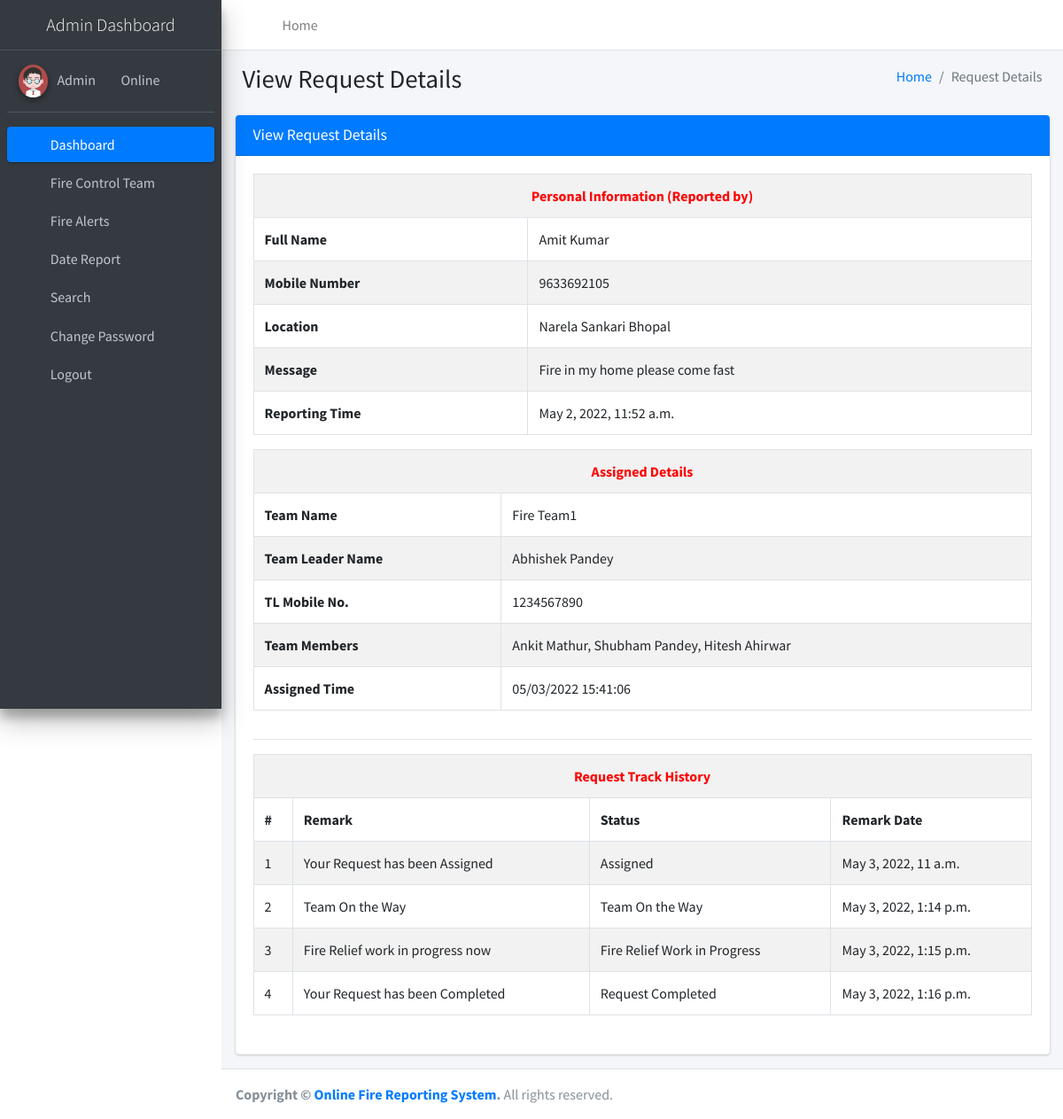
/viewRequestDetails/1 (signed in), run on the app's committed database.
### firereport/models.py (models this page shows, shortened)
class Firereport(models.Model):
    FullName = models.CharField(max_length=250, null=True)
    MobileNumber = models.CharField(max_length=12, null=True)
    Location = models.CharField(max_length=200, null=True)
    Message = models.CharField(max_length=200, null=True)
    AssignTo = models.ForeignKey(Teams, on_delete=models.CASCADE, null=True)
    Status = models.CharField(max_length=150, null=True)
    Postingdate = models.DateTimeField(auto_now_add=True)
    AssignedTime = models.CharField(max_length=150, null=True)
    UpdationDate = models.DateTimeField(null=True)

class Teams(models.Model):
    teamName = models.CharField(max_length=200, null=True)
    teamLeaderName = models.CharField(max_length=250, null=True)
    teamLeadMobno = models.CharField(max_length=15, null=True)
    teamMembers = models.CharField(max_length=300, null=True)
    postingDate = models.DateTimeField(auto_now_add=True)

class Firetequesthistory(models.Model):
    firereport = models.ForeignKey(Firereport, on_delete=models.CASCADE, null=True)
    status = models.CharField(max_length=200, null=True)
    remark = models.CharField(max_length=250, null=True)
    postingDate = models.DateTimeField(auto_now_add=True)

### firereport/views.py (the view)
# urls.py: path('viewRequestDetails/<int:pid>', viewRequestDetails, name='viewRequestDetails'),
def viewRequestDetails(request,pid):
    if not request.user.is_authenticated:
        return redirect('admin_login')
    firereport = Firereport.objects.get(id=pid)
    report1 = Firetequesthistory.objects.filter(firereport=firereport)
    firereportid = firereport.id
    team = Teams.objects.all()
    reportcount = Firetequesthistory.objects.filter(firereport=firereport).count()
    try:
        if request.method == "POST":
            teamid = request.POST['AssignTo']
            Status="Assigned"
            team1 = Teams.objects.get(id=teamid)
            try:
                firereport.AssignTo = team1
                firereport.Status = Status
                now = datetime.now()
                firereport.AssignedTime = now.strftime("%m/%d/%Y %H:%M:%S")
                firereport.save()
                error = "no"
            except:
                error = "yes"
    except:
        if request.method == "POST":
            status = request.POST['status']
            remark = request.POST['remark']
            try:
                requesttracking = Firetequesthistory.objects.create(firereport=firereport,status=status, remark=remark)
                firereport.Status = status
                firereport.save()
                firereport.UpdationDate = date.today()
                error1 = "no"
            except:
                error1 = "yes"
    return render(request, 'admin/viewRequestDetails.html', locals())

### firereport/templates/admin/viewRequestDetails.html (shortened to what this page needs)
{% extends 'adminNavbar.html' %}
{% block main %}
{% load static %}
<section class="content">
    <div class="content-header">
        <div class="container-fluid">
            <div class="row mb-2">
                <div class="col-sm-6">
                    <h1 class="m-0">View Request Details</h1>
                </div>
                <div class="col-sm-6">
                    <ol class="breadcrumb float-sm-right">
                        <li class="breadcrumb-item"><a href="{% url 'dashboard' %}">Home</a></li>
                        <li class="breadcrumb-item active">Request Details</li>
                    </ol>
                </div>
            </div>
        </div>
    </div>
    <div class="container-fluid">
        <div class="row">
            <div class="col-md-12">
                <div class="card card-primary">
                    <div class="card-header">
                        <h3 class="card-title">View Request Details</h3>
                    </div>
                    <div class="card-body">
                        <div class="row">
                            <div class="col-12">
                                <table id="example1" class="table table-bordered table-striped">
                                    <tr>
                                        <th style="text-align: center; color: red;" colspan="2">Personal Information (Reported by)
                                        </th>
                                    </tr>
                                    <tr>
                                        <th>Full Name</th>
                                        <td>{{firereport.FullName}}</td>
                                    </tr>
                                    <tr>
                                        <th>Mobile Number</th>
                                        <td>{{firereport.MobileNumber}}</td>
                                    </tr>
                                    <tr>
                                        <th>Location</th>
                                        <td>{{firereport.Location}}</td>
                                    </tr>
                                    <tr>
                                        <th>Message</th>
                                        <td>{{firereport.Message}}</td>
                                    </tr>
                                    <tr>
                                        <th>Reporting Time</th>
                                        <td>{{firereport.Postingdate}}</td>
                                    </tr>
                                </table>
                            </div>
                            {% if firereport.AssignTo == null %}
                            <h4 align="center" style="color:red;"> Not Assigned Yet </h4>
                            {% else %}
                            <div class="col-12">
                                <table id="example1" class="table table-bordered table-striped">
                                    <tr>
                                        <th style="text-align: center; color: red;" colspan="2">Assigned Details</th>
                                    </tr>
                                    <tr>
                                        <th>Team Name</th>
                                        <td>{{firereport.AssignTo.teamName}}</td>
                                    </tr>
                                    <tr>
                                        <th>Team Leader Name</th>
                                        <td>{{firereport.AssignTo.teamLeaderName}}</td>
                                    </tr>
                                    <tr>
                                        <th>TL Mobile No.</th>
                                        <td>{{firereport.AssignTo.teamLeadMobno}}</td>
                                    </tr>
                                    <tr>
                                        <th>Team Members</th>
                                        <td>{{firereport.AssignTo.teamMembers}}</td>
                                    </tr>
                                    <tr>
                                        <th>Assigned Time</th>
                                        <td>{{firereport.AssignedTime}}</td>
                                    </tr>
                                </table>
                            </div>
                            {% endif %}
                        </div>
                        <hr>
                        {% if reportcount != 0 %}
                        <table id="example1" class="table table-bordered table-striped">
                            <tr align="center" style="color: red;">
                                <th colspan="4">Request Track History</th>
                            </tr>
                            <tr>
                                <th>#</th>
                                <th>Remark</th>
                                <th>Status</th>
                                <th>Remark Date</th>
                            </tr>
                            {% for i in report1 %}
                            <tr>
                                <td>{{forloop.counter}}</td>
                                <td>{{i.remark}}</td>
                                <td>{{i.status}}</td>
                                <td>{{i.postingDate}}</td>
                            </tr>
                            {% endfor %}
                        </table>
                        {% endif %}
                        <br>
                    </div>
                </div>
            </div>
        </div>
    </div>
</section>
{% endblock %}

### data on the page
Firereport: FullName "Amit Kumar", MobileNumber "9633692105", Location "Narela Sankari Bhopal", Message "Fire in my home please come fast", Postingdate "May 2, 2022, 11:52 a.m.", AssignTo.teamName "Fire Team1", AssignTo.teamLeaderName "Abhishek Pandey", AssignTo.teamLeadMobno "1234567890", AssignTo.teamMembers "Ankit Mathur, Shubham Pandey, Hitesh Ahirwar", AssignedTime "05/03/2022 15:41:06"
Firetequesthistory: remark "Your Request has been Assigned", status "Assigned", postingDate "May 3, 2022, 11 a.m."
Firetequesthistory: remark "Team On the Way", status "Team On the Way", postingDate "May 3, 2022, 1:14 p.m."
Firetequesthistory: remark "Fire Relief work in progress now", status "Fire Relief Work in Progress", postingDate "May 3, 2022, 1:15 p.m."
Firetequesthistory: remark "Your Request has been Completed", status "Request Completed", postingDate "May 3, 2022, 1:16 p.m."
